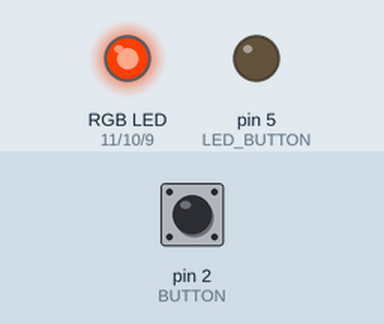
Bench run of a sketch on a simulated Arduino Uno, built with avr-gcc and run on an emulated ATmega328P. Parts: an RGB LED mixed from three pins (HIGH = lit), output pins drawn as LEDs (lit = HIGH). Inputs (shaded band) come from the test bench; at power-on: pin 2 (BUTTON) LOW. Dim RGB values are drawn brighter than linear.

Above: at 1.23 s.
1.3 s: pin 2 (BUTTON) pulled HIGH for 0.15 s
At 2.5 s:
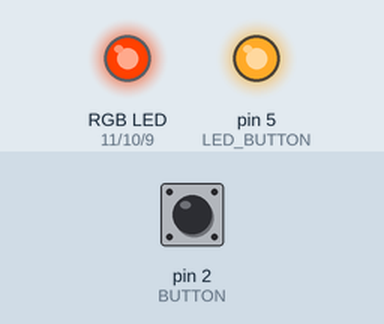
2.9 s: pin 2 (BUTTON) pulled HIGH for 1 s
At 3.72 s:
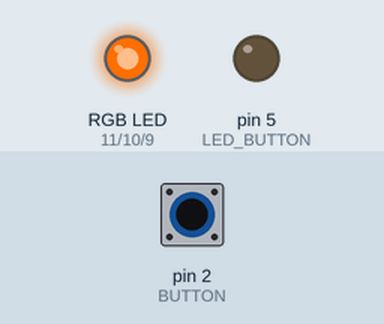
5.9 s: pin 2 (BUTTON) pulled HIGH for 0.15 s
At 7.1 s:
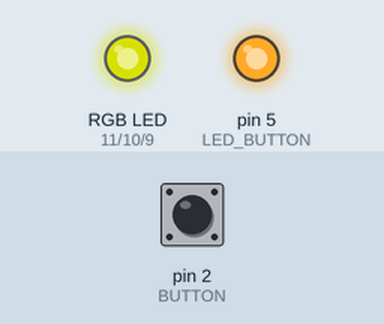
7.5 s: pin 2 (BUTTON) pulled HIGH for 3.2 s
At 7.66 s:
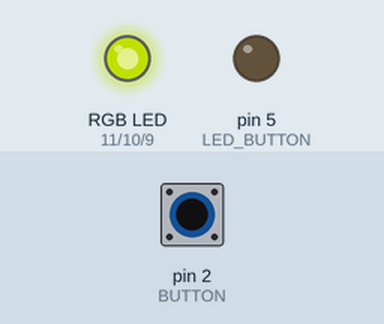
12.2 s: pin 2 (BUTTON) pulled HIGH for 0.15 s
At 13.2 s:
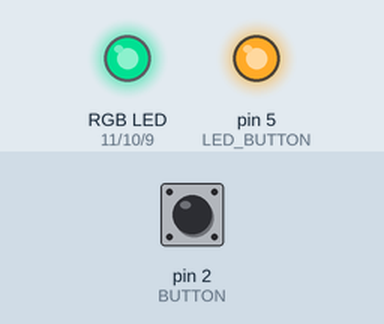
13.8 s: pin 2 (BUTTON) pulled HIGH for 1 s
At 13.96 s:
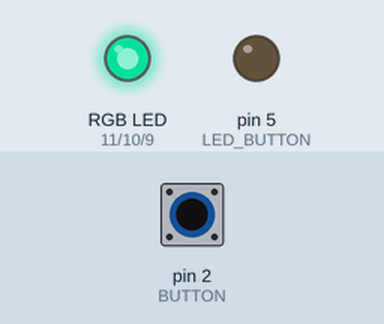
Timing chart, 0 to 19.3 s (numbered marks = the images above; inputs shaded):
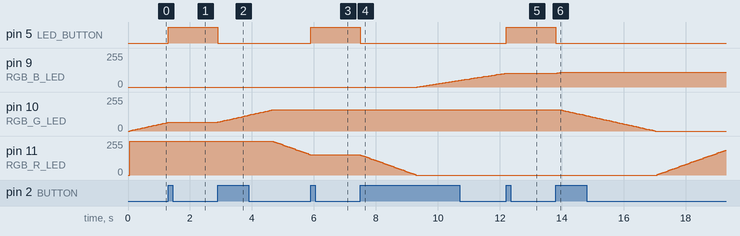

Measured:
- after the input at 1.3 s, pin 5 (LED_BUTTON): LOW → HIGH at once; pin 10 (RGB_G_LED): stays 65/255 (without the input it goes to 68/255 after 0.03 s)
- after the input at 2.9 s, pin 5 (LED_BUTTON): HIGH → LOW at once; pin 10 (RGB_G_LED): moves from 65/255 to 158/255 over 1.7 s, starting at once; pin 11 (RGB_R_LED): moves from 255/255 to 153/255 over 1.2 s, starting after 1.8 s
- after the input at 5.9 s, pin 5 (LED_BUTTON): LOW → HIGH at once; pin 11 (RGB_R_LED): stays 153/255 (without the input it goes to 149/255 after 0.01 s)
- after the input at 7.5 s, pin 5 (LED_BUTTON): HIGH → LOW at once; pin 9 (RGB_B_LED): moves from 0/255 to 103/255 over 2.8 s, starting after 1.8 s; pin 11 (RGB_R_LED): moves from 153/255 to 0/255 over 1.8 s, starting at once
- after the input at 12.2 s, pin 5 (LED_BUTTON): LOW → HIGH at once; pin 9 (RGB_B_LED): stays 103/255 (without the input it goes to 105/255 after 0.00 s); pin 10 (RGB_G_LED): stays 158/255 (without the input it goes to 155/255 after 0.21 s)
- after the input at 13.8 s, pin 5 (LED_BUTTON): HIGH → LOW at once; pin 9 (RGB_B_LED): 103/255 → 110/255 at once; pin 10 (RGB_G_LED): moves from 158/255 to 0/255 over 3.0 s, starting after 0.20 s; pin 11 (RGB_R_LED): moves from 0/255 to 187/255 over 2.2 s, starting after 3.3 s

The sketch:

RGB_LED.ino
```cpp
/*
   RGB mix LED
  /* ------------- macros ------------- */
// pin mapping
#define RGB_R_LED 11  // PWM
#define RGB_G_LED 10 // PWM
#define RGB_B_LED 9 // PWM
#define BUTTON 2 //ISR
#define LED_BUTTON 5

// LED operations (common cathode)
#define LED_ON    LOW
#define LED_OFF   HIGH

// operation parameters
#define HUE_DELAY  50       // mili-sec delay for showing a particular color
#define HUE_ANGLE_STEP  1   // changing hue angle n degrees for each delay

// RGB LED max weighting
// for visual balance
#define R_FACTOR 1.0
#define G_FACTOR 0.621
#define B_FACTOR 0.434

// LDR operation
#define LDR_THRESHOLD  250

/* ----------- global variables ---------------- */
long hue_prevTime;
float hue_theta = -1.0; // initial value to turn RGB LED off
volatile byte button_flag = 0;// volatile is for used in an ISR
volatile long button_prevTime;
volatile byte BUTTON_DELAY = 200;


/* ------------------------------------ */
float mod(float a, float b) {
  // calculate the remainder (modulo) of two floats
  // according to https://en.wikipedia.org/wiki/Modulo_operation
  // int() will do the truncation (no rounding)

  return a - (b * int(a / b) );
}

/* ------------------------------------ */
void hsv_to_rgb(float h,  float s, float v, byte *r, byte *g, byte *b) {
  // h, s, v: input parameters
  // r, g, b: results (in 0-255) (using pointer to get the var addresses)
  // conversion formula is based on
  // https://en.wikipedia.org/wiki/HSL_and_HSV

  float c; // chroma
  float h_prime; // H' in wiki
  float x; // intermediate value X for the second largest component of this color
  float r_tmp, g_tmp, b_tmp;  // R_1, G_1, B_1 in wiki
  float m; // offset to match color

  // check the input range
  if (h < 0 || h > 360 || s < 0 || s > 1 || v < 0 || s > 1) {
    // invalid input
    // set the result w/o any calculation
    *r = 0;
    *g = 0;
    *b = 0;
  }
  else {
    // branch for valid input
    c = v * s;
    h_prime = h / 60.0;
    x = c * (1 - abs(mod(h_prime, 2) - 1 )  );

    // calc R_1, G_1, B_1 according to H'
    if (h_prime < 1) {
      // 0 <= H' < 1
      r_tmp = c;
      g_tmp = x;
      b_tmp = 0.0;
    }
    else if (h_prime < 2) {
      // 1 <= H' < 2
      r_tmp = x;
      g_tmp = c;
      b_tmp = 0.0;
    }
    else if (h_prime < 3) {
      // 2 <= H' < 3
      r_tmp = 0.0;
      g_tmp = c;
      b_tmp = x;
    }
    else if (h_prime < 4) {
      // 3 <= H' < 4
      r_tmp = 0.0;
      g_tmp = x;
      b_tmp = c;
    }
    else if (h_prime < 5) {
      // 4 <= H' < 5
      r_tmp = x;
      g_tmp = 0.0;
      b_tmp = c;
    }
    else {
      // 5 <= H' < 6
      r_tmp = c;
      g_tmp = 0.0;
      b_tmp = x;
    }

    m = v - c;
    r_tmp += m;
    g_tmp += m;
    b_tmp += m;

    r_tmp = r_tmp * 255 + 0.5;  // original r_tmp in [0,1], now mapped to [0,255]; + 0.5 is for rounding before truncate
    g_tmp = g_tmp * 255 + 0.5;
    b_tmp = b_tmp * 255 + 0.5;

    *r = constrain(r_tmp, 0, 255);  // make sure it is not out of range
    *g = constrain(g_tmp, 0, 255);
    *b = constrain(b_tmp, 0, 255);
  }
}

/* ------------------------------------ */
void change_hue() {
  // using https://en.wikipedia.org/wiki/HSL_and_HSV
  // for HSV to RGB conversion
  byte r_byte, g_byte, b_byte;
  const float S = 1.0, V = 1.0; // fixed S, V; only H changes

  if (hue_theta > -0.5) {
    // initial value is -1
    // only enter here once

    if (millis() - hue_prevTime > HUE_DELAY ) {
      hue_prevTime = millis();
      hue_theta += HUE_ANGLE_STEP;
      if (hue_theta > 360) {
        // wrap around
        hue_theta -= 360;
      }

      hsv_to_rgb(hue_theta, S, V, &r_byte, &g_byte, &b_byte);

      // scaling down rgb values for more visual balance
      b_byte = (int)(b_byte * B_FACTOR);
      g_byte = (int)(g_byte * G_FACTOR);
      r_byte = (int)(r_byte * R_FACTOR);

      analogWrite(RGB_R_LED, r_byte);
      analogWrite(RGB_G_LED, g_byte);
      analogWrite(RGB_B_LED, b_byte);

    }
  }
  else {
    // for hue_theta < -0.5
    // hue_theta is -1
    // it is the case to turn off rgb LED
    analogWrite(RGB_R_LED, 0);
    analogWrite(RGB_G_LED, 0);
    analogWrite(RGB_B_LED, 0);
  }
}
/* --------------ISR---------------------- */

void change_state() {
  // this is an ISR
  // the body needs short and fast
  // millis() will not be updated in an ISR
  // it will be the same value within each call
  if (millis() - button_prevTime > BUTTON_DELAY) {
    button_flag = !button_flag; // 0 -- > 255; 255 --> 0
    button_prevTime = millis();
  }
}
/* ------------------------------------ */
void setup() {
  // put your setup code here, to run once:


  hue_prevTime = millis();
  hue_theta = 0.0;  // hue will run
  attachInterrupt(digitalPinToInterrupt(BUTTON), change_state, RISING);
  pinMode(LED_BUTTON,OUTPUT);
}

/* ------------------------------------ */
void loop() {
  // put your main code here, to run repeatedly:
  if (button_flag == 0) {
    change_hue();
    digitalWrite(LED_BUTTON, LOW);
  }
  else {
    digitalWrite(LED_BUTTON, HIGH);
  }

}
```
